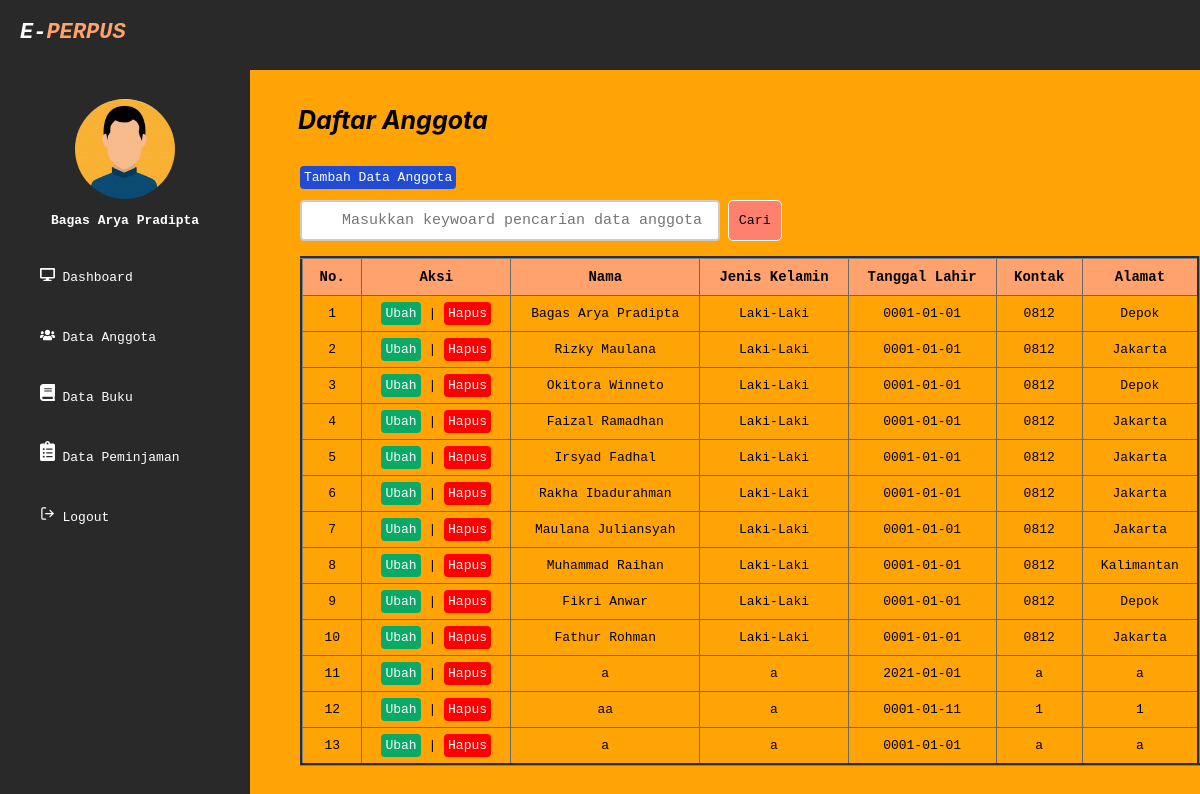
Screenshot of /dataanggota.php (signed in) with the database file from the repository.
### tables this page shows
CREATE TABLE `anggota` (
  `id_anggota` int(4) NOT NULL,
  `nama` varchar(50) NOT NULL,
  `jns_kel` varchar(20) NOT NULL,
  `tgl_lahir` date NOT NULL,
  `kontak` varchar(50) NOT NULL,
  `alamat` varchar(255) NOT NULL
);

### allfunctions.php (called while the page is built, shortened)
<?php
$conn = mysqli_connect("localhost","root","","webperpustakaan");
function query($query){
    global $conn;
    $result = mysqli_query($conn, $query);
    $rows = [];
    while ($row = mysqli_fetch_assoc($result)){
        $rows[] = $row;
    }
    return $rows;
}
?>

### dataanggota.php (the view, shortened to what this page needs)
<?php
require 'allfunctions.php';
$anggota = query("SELECT * FROM anggota");
?>
<!DOCTYPE html>
<html lang="en">
    <head>
        <link rel="stylesheet" type="text/css" href="data.css">
    </head>
    <body>
       <header>
           <div class="left_area">
               <h3> E-<span>PERPUS</span> </h3>
           </div>
        <div class="sidebar">
            <center>
                <img src="img/profile2.jpg" class="profile_image" alt="">
                <h4>Bagas Arya Pradipta</h4>
            </center>
            <a href="index.php"><img src="img/desktop.svg" width="7%"  style="filter:invert(1);" ><span> Dashboard </span></a>
            <a href="dataanggota.php"><img src="img/anggota.svg" width="7%" style="filter:invert(1);" ><span> Data Anggota </span></a>
            <a href="databuku.php"><img src="img/book.svg" width="7%"  style="filter:invert(1);" ><span> Data Buku</span></a>
            <a href="datapinjam.php"><img src="img/list.svg" width="7%"  style="filter:invert(1);" ><span> Data Peminjaman </span></a>
            <a href="logout.php"><img src="img/logout.svg" width="7%"  style="filter:invert(1);" ><span> Logout </span></a>
        </div>
    </header>
    <div class="content-data">
        <br><h1>Daftar Anggota</h1></br>
        <a href="tambahanggota.php ">Tambah Data Anggota</a>
        <br></br>
    <form action="" method="post">
        <input type="text" name="keyword" id="keyword" size="40" placeholder="Masukkan keywoard pencarian data anggota" autofocus autocomplete="off">
        <button type="submit" name="cari">Cari</button>
    </form>
        <table align="center" border="3" cellpadding="10" cellspacing="0" width="900px">
            <tr>
                <th>No.</th>
                <th>Aksi</th>
                <th>Nama</th>
                <th>Jenis Kelamin</th>
                <th>Tanggal Lahir</th>
                <th>Kontak</th>
                <th>Alamat</th>
            </tr>
    <?php $i = 1; ?>
    <?php foreach( $anggota as $row) : ?>
            <tr>
                <td><?= $i ?></td>
                <td>
                    <div class="btn-ubah">
                        <a href="ubahanggota.php?id_anggota=<?= $row["id_anggota"]; ?>">Ubah</a> |
                        <a id="btnhapus" href="hapusanggota.php?id_anggota=<?= $row["id_anggota"]; ?>" onclick = "return confirm('yakin   ingin menghapus?')">Hapus</a>
                    </div>
                </td>
                <td><?= $row["nama"]; ?></td>
                <td><?= $row["jns_kel"]; ?></td>
                <td><?= $row["tgl_lahir"]; ?></td>
                <td><?= $row["kontak"]; ?></td>
                <td><?= $row["alamat"]; ?></td>
            </tr>
    <?php $i++;?>
    <?php endforeach; ?>
        </table>
    </div>
    </body>
</html>

### data.css (style rules this page uses)
* { margin: 0; padding: 0; font-family: monospace; }
body { background-color: #ffa404; background-size: cover; background-repeat: no-repeat; }
header { position: fixed; background: #292929; margin-top: -50px; padding: 20px; width: 100%; height: 30px; }
.left_area h3 { color: #fff; margin: 0; text-transform: uppercase; font-size: 22px; font-weight: 900; font-style: italic; }
.left_area span { color:#FFA26D; font-style: italic; }
.sidebar { background: #292929; margin-top: 24px; padding-top: 30px; position: fixed; left: 0; width: 250px; height: 100%; }
.sidebar .profile_image { width: 100px; height: 100px; border-radius: 100px; margin-bottom: 10px; }
.sidebar h4 { color: #fff; margin-top: 0; margin-bottom: 20px; }
.sidebar a { display: block; width: 100%; line-height: 60px; text-decoration: none; padding-left: 40px; box-sizing: border-box; color: #fff; transition: 0.5s; transition-property: background; }
h1 { margin-left: -2px; margin-top: 40px; margin-bottom: 20px; font-style: italic; display: block; font-family: -apple-system, BlinkMacSystemFont, 'Segoe UI', Roboto, Oxygen, Ubuntu, Cantarell, 'Open Sans', 'Helvetica Neue', sans-serif; font-size: 25px; }
.content-data { width: 50%; margin: auto; margin-top: 50px; }
input { font-size: 15px; width: 70%; padding: 10px 5px; box-sizing: border-box; border: 2px solid #ccc; background-size: 15px; background-position: 5px 5px; background-repeat: no-repeat; padding-left: 40px; padding-top: 10px; border-radius: 4px; }
button { padding: 12px 10px; background:#FF816D; border-radius: 5px; border: 1px solid #fff; }
table { margin: auto; border-collapse: collapse; font: normal normal 12px; }
table th { background: #FFA26D; color: #000; font-weight: bold; font-size: 14px; }
table th, table td { vertical-align: top; padding: 10px 15px; border: 1px solid #696969; text-align: center; }
.content-data a { background-color: #224bd4; color: #fff; text-decoration: none; border-radius: 4px; padding: 4px; }
.btn-ubah a { background-color: #0ba966; }
#btnhapus { background-color: red; }

### rows the page displays
anggota: nama "Bagas Arya Pradipta", jns_kel "Laki-Laki", tgl_lahir "0001-01-01", kontak "0812", alamat "Depok"
anggota: nama "Rizky Maulana", jns_kel "Laki-Laki", tgl_lahir "0001-01-01", kontak "0812", alamat "Jakarta"
anggota: nama "Okitora Winneto", jns_kel "Laki-Laki", tgl_lahir "0001-01-01", kontak "0812", alamat "Depok"
anggota: nama "Faizal Ramadhan", jns_kel "Laki-Laki", tgl_lahir "0001-01-01", kontak "0812", alamat "Jakarta"
anggota: nama "Irsyad Fadhal", jns_kel "Laki-Laki", tgl_lahir "0001-01-01", kontak "0812", alamat "Jakarta"
anggota: nama "Rakha Ibadurahman", jns_kel "Laki-Laki", tgl_lahir "0001-01-01", kontak "0812", alamat "Jakarta"
anggota: nama "Maulana Juliansyah", jns_kel "Laki-Laki", tgl_lahir "0001-01-01", kontak "0812", alamat "Jakarta"
anggota: nama "Muhammad Raihan", jns_kel "Laki-Laki", tgl_lahir "0001-01-01", kontak "0812", alamat "Kalimantan"
anggota: nama "Fikri Anwar", jns_kel "Laki-Laki", tgl_lahir "0001-01-01", kontak "0812", alamat "Depok"
anggota: nama "Fathur Rohman", jns_kel "Laki-Laki", tgl_lahir "0001-01-01", kontak "0812", alamat "Jakarta"
anggota: nama "a", jns_kel "a", tgl_lahir "2021-01-01", kontak "a", alamat "a"
anggota: nama "aa", jns_kel "a", tgl_lahir "0001-01-11", kontak "1", alamat "1"
anggota: nama "a", jns_kel "a", tgl_lahir "0001-01-01", kontak "a", alamat "a"
